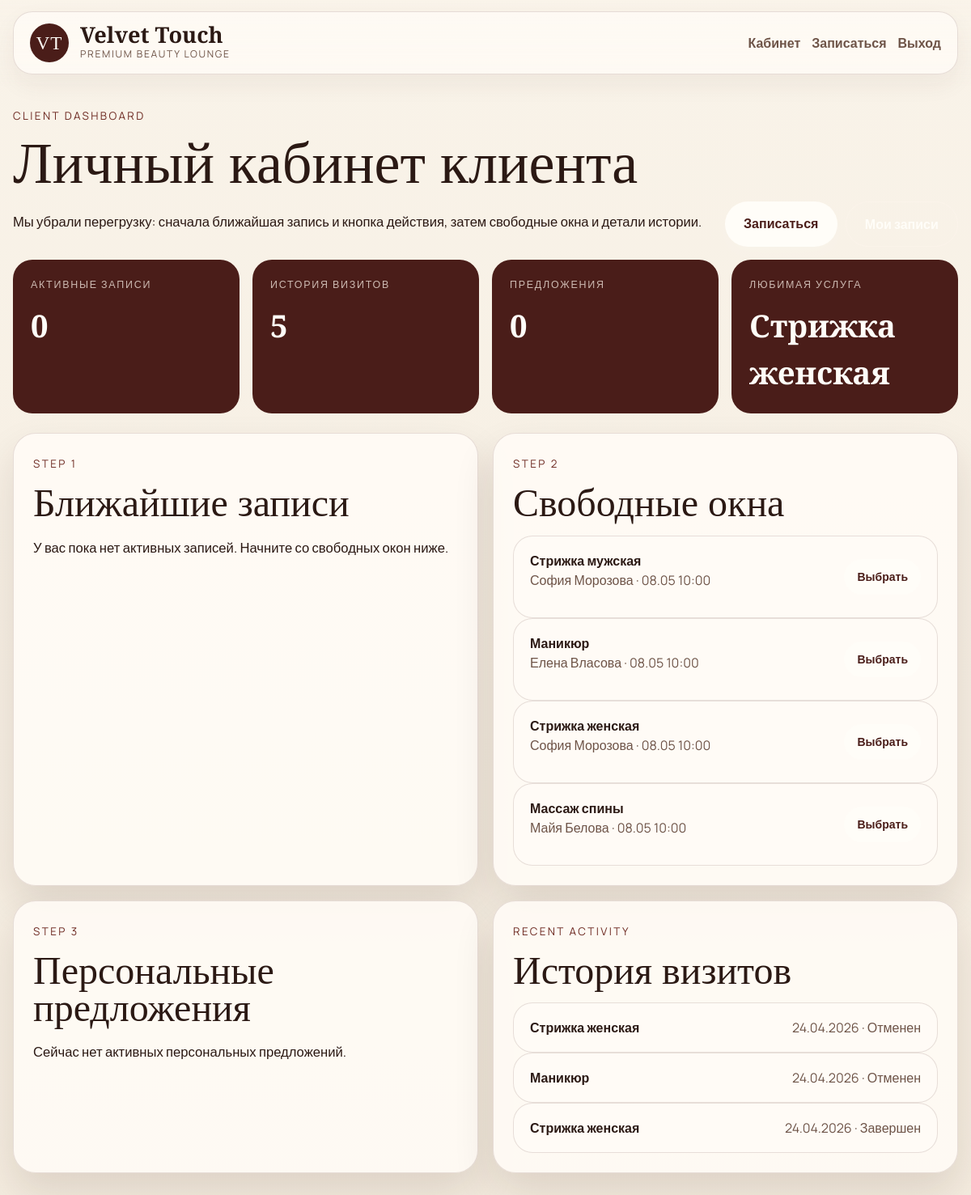
/dashboard (signed in), run on the app's committed database.
### models.py (models this page shows)
class Service(db.Model):
    __tablename__ = "services"
    id = db.Column(db.Integer, primary_key=True)
    name = db.Column(db.String(100), nullable=False)
    duration = db.Column(db.Integer, nullable=False)
    price = db.Column(db.Float, nullable=False)
    description = db.Column(db.Text)

class Slot(db.Model):
    __tablename__ = "slots"
    id = db.Column(db.Integer, primary_key=True)
    service_id = db.Column(db.Integer, db.ForeignKey("services.id"))
    master_id = db.Column(db.Integer, db.ForeignKey("masters.id"))
    start_time = db.Column(db.DateTime, nullable=False)
    is_available = db.Column(db.Boolean, default=True)
    service = db.relationship("Service")

class Master(db.Model):
    __tablename__ = "masters"
    id = db.Column(db.Integer, primary_key=True)
    name = db.Column(db.String(100), nullable=False)
    specialty = db.Column(db.String(120), nullable=False)
    phone = db.Column(db.String(20), nullable=False)
    address = db.Column(db.String(180), nullable=False)
    bio = db.Column(db.Text)
    photo_filename = db.Column(db.String(120))
    slots = db.relationship("Slot", backref="master", lazy="dynamic")
    appointments = db.relationship("Appointment", backref="master", lazy="dynamic")

class Appointment(db.Model):
    __tablename__ = "appointments"
    id = db.Column(db.Integer, primary_key=True)
    client_id = db.Column(db.Integer, db.ForeignKey("users.id"))
    service_id = db.Column(db.Integer, db.ForeignKey("services.id"))
    master_id = db.Column(db.Integer, db.ForeignKey("masters.id"))
    start_time = db.Column(db.DateTime, nullable=False)
    status = db.Column(db.String(20), default="active")
    booked_by_name = db.Column(db.String(120))
    booked_by_phone = db.Column(db.String(30))
    notes = db.Column(db.Text)
    service = db.relationship("Service")

### app.py (the view)
@app.route("/dashboard")
@login_required
def dashboard():
    if current_user.is_admin:
        return redirect(url_for("admin_dashboard"))
    now = datetime.now()
    active_appointments = Appointment.query.filter(
        Appointment.client_id == current_user.id,
        Appointment.status == "active",
        Appointment.start_time > now,
    ).order_by(Appointment.start_time.asc()).all()
    history_preview = Appointment.query.filter(
        Appointment.client_id == current_user.id,
        Appointment.status.in_(["completed", "cancelled"]),
    ).order_by(Appointment.start_time.desc()).limit(3).all()
    slot_preview = Slot.query.filter(
        Slot.is_available.is_(True),
        Slot.start_time > now,
    ).order_by(Slot.start_time.asc()).limit(4).all()
    offers = Offer.query.filter(
        Offer.client_id == current_user.id,
        Offer.valid_until >= now.date(),
    ).order_by(Offer.valid_until.asc()).all()
    return render_template(
        "dashboard.html",
        stats=collect_dashboard_stats(current_user),
        active_appointments=active_appointments,
        history_preview=history_preview,
        slot_preview=slot_preview,
        offers=offers,
    )

### app.py (called while the page is built)
@login_manager.user_loader
def load_user(user_id):
    return db.session.get(User, int(user_id))

@app.context_processor
def inject_global_context():
    return {
        "now": datetime.now(),
        "salon_name": SALON_NAME,
    }

### templates/dashboard.html (shortened to what this page needs)
{% extends "base.html" %}
{% block content %}
<section class="simple-hero shell">
    <div>
        <span class="eyebrow">Client dashboard</span>
        <h1>Личный кабинет клиента</h1>
        <p>Мы убрали перегрузку: сначала ближайшая запись и кнопка действия, затем свободные окна и детали истории.</p>
    </div>
    <div class="hero-side-actions">
        <a class="btn btn-primary" href="{{ url_for('free_slots') }}">Записаться</a>
        <a class="btn btn-outline-light" href="{{ url_for('appointments') }}">Мои записи</a>
    </div>
</section>
<section class="shell compact-stats">
    <article><span>Активные записи</span><strong>{{ stats.active_count }}</strong></article>
    <article><span>История визитов</span><strong>{{ stats.history_count }}</strong></article>
    <article><span>Предложения</span><strong>{{ stats.offers_count }}</strong></article>
    <article><span>Любимая услуга</span><strong>{{ stats.favorite_service or 'Пока формируется' }}</strong></article>
</section>
<section class="shell clean-grid">
    <article class="clean-card">
        <div class="section-heading-block">
            <span class="eyebrow">Step 1</span>
            <h2>Ближайшие записи</h2>
        </div>
        {% if active_appointments %}
            {% for appt in active_appointments %}
                <div class="booking-line">
                    <div>
                        <strong>{{ appt.service.name }}</strong>
                        <p>{{ appt.start_time.strftime('%d.%m.%Y %H:%M') }} · {{ appt.master.name }}</p>
                    </div>
                    <a class="btn btn-sm btn-outline-light" href="{{ url_for('appointments') }}">Подробнее</a>
                </div>
            {% endfor %}
        {% else %}
            <p class="muted-paragraph">У вас пока нет активных записей. Начните со свободных окон ниже.</p>
        {% endif %}
    </article>
    <article class="clean-card">
        <div class="section-heading-block">
            <span class="eyebrow">Step 2</span>
            <h2>Свободные окна</h2>
        </div>
        {% for slot in slot_preview %}
            <div class="booking-line">
                <div>
                    <strong>{{ slot.service.name }}</strong>
                    <p>{{ slot.master.name }} · {{ slot.start_time.strftime('%d.%m %H:%M') }}</p>
                </div>
                <a class="btn btn-sm btn-primary" href="{{ url_for('free_slots', service_id=slot.service_id, date=slot.start_time.strftime('%Y-%m-%d'), time=slot.start_time.strftime('%H:%M'), master=slot.master_id) }}">Выбрать</a>
            </div>
        {% endfor %}
    </article>
    <article class="clean-card">
        <div class="section-heading-block">
            <span class="eyebrow">Step 3</span>
            <h2>Персональные предложения</h2>
        </div>
        {% if offers %}
            {% for offer in offers %}
                <div class="offer-line">
                    <strong>{{ offer.service.name }}</strong>
                    <p>{{ offer.description }}</p>
                </div>
            {% endfor %}
        {% else %}
            <p class="muted-paragraph">Сейчас нет активных персональных предложений.</p>
        {% endif %}
    </article>
    <article class="clean-card">
        <div class="section-heading-block">
            <span class="eyebrow">Recent activity</span>
            <h2>История визитов</h2>
        </div>
        {% if history_preview %}
            {% for appt in history_preview %}
                <div class="history-line">
                    <strong>{{ appt.service.name }}</strong>
                    <span>{{ appt.start_time.strftime('%d.%m.%Y') }} · {{ 'Завершен' if appt.status == 'completed' else 'Отменен' }}</span>
                </div>
            {% endfor %}
        {% else %}
            <p class="muted-paragraph">История появится после первых посещений.</p>
        {% endif %}
    </article>
</section>
{% endblock %}

### static/css/style.css (style rules this page uses)
:root { --cream: #f7f0e4; --cream-soft: #f1e7d8; --white: #fffdf8; --wine: #6f2c24; --wine-dark: #4a1d19; --wine-deep: #34120f; --green-accent: #314b43; --text: #2b1914; --muted: #6e5448; --line: rgba(87, 45, 36, 0.14); --shadow: 0 24px 50px rgba(61, 22, 16, 0.12); }
* { box-sizing: border-box; }
html { scroll-behavior: smooth; }
body { margin: 0; background: linear-gradient(180deg, #f9f3e9, #f4ecdf); color: var(--text); font-family: "Manrope", sans-serif; }
a { color: inherit; text-decoration: none; }
.shell, .section-shell { width: min(1360px, calc(100% - 32px)); margin: 0 auto; }
.brand-link strong, .editorial-hero h1, .editorial-cream-band h2, .story-copy h2, .section-heading-block h2, .simple-hero h1, .auth-info h1, .auth-card h2, .offer-card h2, .final-check-card h2, .funnel-card h2, .confirm-card h2, .landing-service-row strong, .master-card-copy h3, .detail-card h2, .testimonial-card p { font-family: "Cormorant Garamond", serif; }
.btn { border: none; border-radius: 999px; padding: 0.95rem 1.45rem; font-weight: 700; transition: transform 0.2s ease, box-shadow 0.2s ease; }
.btn-primary { background: var(--white); color: var(--wine-dark); box-shadow: 0 10px 24px rgba(255, 255, 255, 0.12); }
.btn-outline-light, .btn-outline-danger { background: transparent; border: 1px solid rgba(255, 246, 238, 0.42); color: var(--white); }
.btn-sm { padding: 0.72rem 1rem; }
.eyebrow { display: inline-block; margin-bottom: 16px; color: rgba(255, 244, 236, 0.82); font-size: 0.84rem; letter-spacing: 0.18em; text-transform: uppercase; }
.editorial-hero h1, .simple-hero h1, .auth-info h1, .booking-funnel-hero h1 { font-size: clamp(3rem, 6vw, 5.8rem); line-height: 0.92; margin: 0 0 24px; }
.editorial-hero-copy p, .editorial-cream-band p, .story-copy p, .simple-hero p, .muted-paragraph, .detail-note, .auth-info p, .auth-footer, .auth-card p, .offer-card p, .master-card-copy p, .booking-funnel-hero p, .muted-dark { font-size: 1.04rem; line-height: 1.8; }
.editorial-cream-band h2, .story-copy h2, .section-heading-block h2, .funnel-card h2, .confirm-card h2, .final-check-card h2, .detail-card h2, .auth-card h2, .offer-card h2 { font-size: clamp(2.3rem, 4vw, 4rem); line-height: 0.96; margin: 0 0 16px; }
.editorial-cream-band h2, .section-heading-block .eyebrow, .simple-hero .eyebrow, .booking-funnel-hero .eyebrow, .muted-dark { color: var(--wine); }
.landing-service-row, .slot-preview-item, .booking-line, .history-line, .admin-appointment-card { display: flex; justify-content: space-between; gap: 18px; align-items: center; padding: 18px 20px; background: rgba(255, 252, 247, 0.82); border: 1px solid var(--line); border-radius: 24px; }
.landing-service-row p, .slot-preview-item p, .booking-line p, .history-line span, .admin-appointment-card small, .master-card-copy span { color: var(--muted); }
.master-card, .clean-card, .detail-card, .offer-card, .auth-card, .funnel-card, .confirm-card, .final-check-card { border-radius: 28px; border: 1px solid var(--line); background: rgba(255, 251, 246, 0.9); box-shadow: var(--shadow); }
.simple-hero, .booking-funnel-hero { padding: 24px 0 16px; }
.simple-hero, .booking-funnel-hero .section-shell { display: flex; justify-content: space-between; align-items: flex-end; gap: 20px; }
.compact-stats { display: grid; grid-template-columns: repeat(4, minmax(0, 1fr)); gap: 16px; margin-bottom: 24px; }
.compact-stats article { padding: 22px; border-radius: 24px; background: var(--wine-dark); color: var(--white); }
.compact-stats span { display: block; color: rgba(255, 245, 236, 0.72); text-transform: uppercase; font-size: 0.78rem; letter-spacing: 0.14em; margin-bottom: 12px; }
.compact-stats strong { font-size: 2.4rem; font-family: "Cormorant Garamond", serif; }
.clean-grid, .admin-grid, .detail-stack { display: grid; gap: 18px; }
.clean-grid { grid-template-columns: repeat(2, minmax(0, 1fr)); }
.clean-card, .detail-card, .offer-card, .auth-card, .funnel-card, .confirm-card, .final-check-card { padding: 24px; }
.filter-actions, .admin-actions, .hero-side-actions { display: flex; gap: 10px; flex-wrap: wrap; }

### data on the page
Service: name "Стрижка женская"
Slot: service.name "Стрижка мужская", master.name "София Морозова", start_time "08.05 10:00"
Slot: service.name "Маникюр", master.name "Елена Власова", start_time "08.05 10:00"
Slot: service.name "Стрижка женская", master.name "София Морозова", start_time "08.05 10:00"
Slot: service.name "Массаж спины", master.name "Майя Белова", start_time "08.05 10:00"
Appointment: service.name "Стрижка женская", start_time "24.04.2026", status "Отменен"
Appointment: service.name "Маникюр", start_time "24.04.2026", status "Отменен"
Appointment: service.name "Стрижка женская", start_time "24.04.2026", status "Завершен"

### other printed values
{{ salon_name }} "Velvet Touch"
{{ stats.active_count }} "0"
{{ stats.history_count }} "5"
{{ stats.offers_count }} "0"
